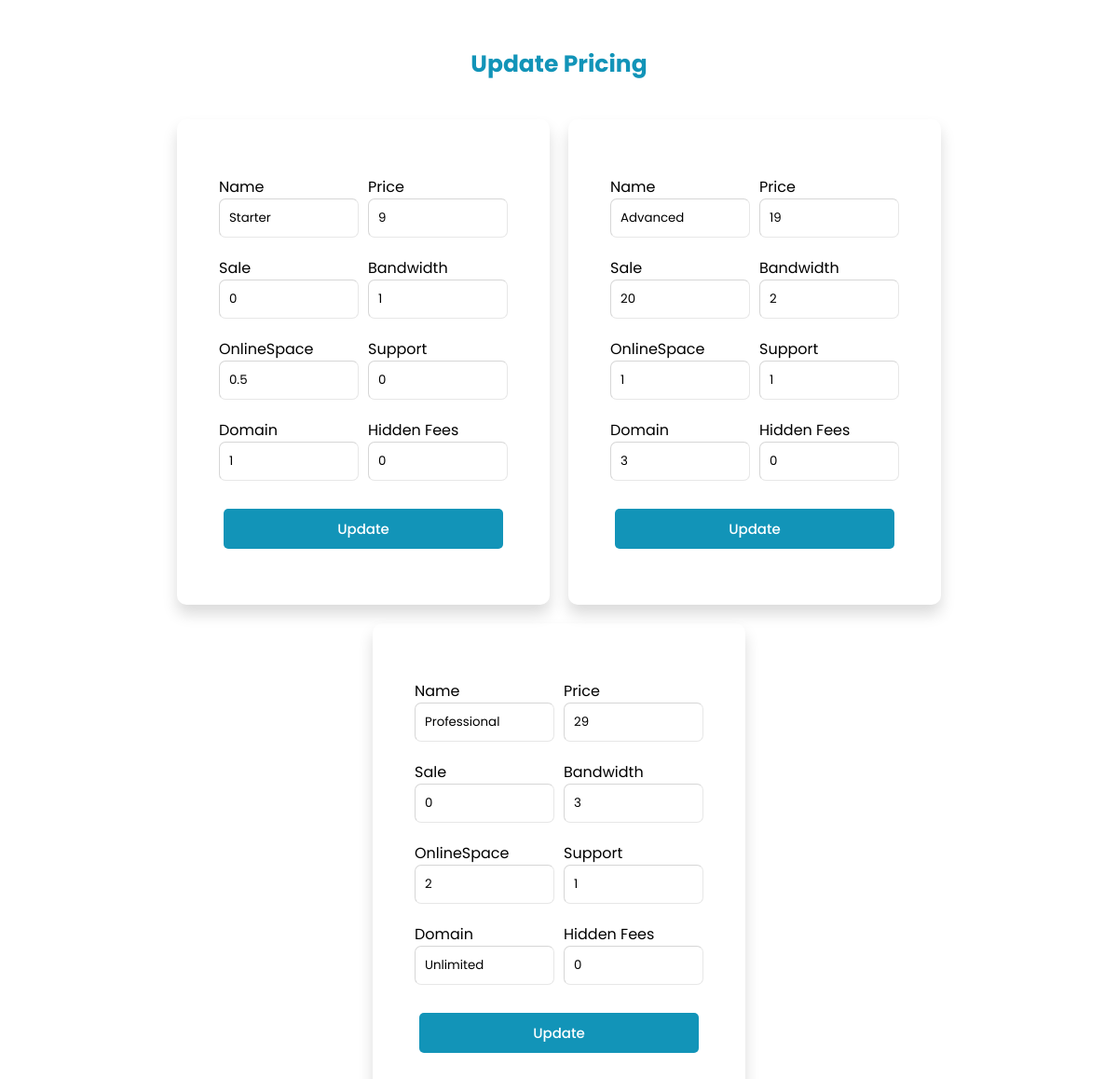
The app's page /src/update_pricing.php with its own data.
### tables this page shows
CREATE TABLE IF NOT EXISTS `pricing` (
  `id_pricing` int NOT NULL AUTO_INCREMENT,
  `name` varchar(50) NOT NULL,
  `price` float NOT NULL,
  `sale` int NOT NULL,
  `bandwidth` int NOT NULL,
  `online_space` float NOT NULL DEFAULT '0',
  `support` tinyint NOT NULL,
  `domain` varchar(50) NOT NULL,
  `hidden_fees` tinyint NOT NULL DEFAULT '0',
  PRIMARY KEY (`id_pricing`)
);

### src/db-functions.php (called while the page is built)
<?php
try
{
	$db = new PDO('mysql:host=localhost;dbname=landingpage;charset=utf8', 'root', '');
}
catch (Exception $e)
{
    die('Erreur : ' . $e->getMessage());
}
$sqlQuery = 'SELECT * FROM pricing';
$pricingsStatement = $db->prepare($sqlQuery);
$pricingsStatement->execute();
$pricings = $pricingsStatement->fetchAll();
?>

### src/update_pricing.php (the view, shortened to what this page needs)
<?php
require('db-functions.php'); ?>
<!DOCTYPE html>
<html lang="en">
<head>
    <link rel="stylesheet" href="../css/update.css">
</head>
<body>
    <section class="container">
        <form action="" methode="">
            <div class="pricing-u">
                <div class="text-pricing">
                    <h3>Update Pricing</h3>
                </div>
                <div class="cards-pricing">
        <?php
        foreach ($pricings as $pricing) { ?>
                    <div class="card-u">
                        <div class="card-u-center">
                            <div>
                                <label for="name">Name</label>
                                <input type="text" id="name" name="name" value="<?= $pricing['name']?>" required>
                            </div>
                            <div>
                                <label for="name">Price</label>
                                <input type="number" min="0" id="price" name="price" value="<?= $pricing['price']?>" required>
                            </div>
                            <div>
                                <label for="name">Sale</label>
                                <input type="number" min="0" id="sale" name="sale" value="<?= $pricing['sale'] ?>" required>
                            </div>
                            <div>
                                <label for="name">Bandwidth</label>
                                <input type="number" min="0" id="bandwidth" name="bandwidth" value="<?= $pricing['bandwidth'] ?>" required>
                            </div>
                            <div>
                                <label for="name">OnlineSpace</label>
                                <input type="number" min="0" id="onlinespace" name="onlinespace" value="<?= $pricing['online_space'] ?>" required>
                            </div>
                            <div>
                                <label for="name">Support</label>
                                <input type="number" min="0" max="1" step="1" id="support" name="support" value="<?= $pricing['support'] ?>" required>
                            </div>
                            <div>
                                <label for="name">Domain</label>
                                <input type="text" id="domain" name="domain" value="<?= $pricing['domain'] ?>" required>
                            </div>
                            <div>
                                <label for="name">Hidden Fees</label>
                                <input type="number" min="0" max="1" step="1" id="hiddenfees" name="hiddenfees" value="<?= $pricing['hidden_fees'] ?>" required>
                            </div>
                        </div>
                        <div class="button">
                            <input type="submit" Value="Update">
                        </div>
                    </div>
        <?php
        } ?>
                </div>
            </div>
        </form>
    </section>
</body>

### css/update.css (style rules this page uses)
* { box-sizing: border-box; margin: 0; padding: 0; font-family: 'Poppins'; }
.container { min-height: 100vh; padding-top: 50px; }
.pricing-u { display: flex; flex-direction: column; align-items: center; justify-content: center; gap: 40px; }
.text-pricing h3 { font-size: 25px; color: #1294b8; }
.cards-pricing { display: flex; flex-wrap: wrap; justify-content: center; gap: 20px; }
.card-u { max-width: 400px; display: flex; flex-direction: column; justify-content: center; align-items: center; gap: 20px; border-radius: 10px; padding: 60px 20px; box-shadow: 0 10px 16px rgba(0, 0, 0, 0.144); }
.card-u-center { display: flex; flex-wrap: wrap; justify-content: center; }
.card-u-center div { display: flex; flex-direction: column; margin-bottom: 10px; }
.card-u-center { display: flex; gap: 10px; }
.card-u-center input { padding: 10px; border-radius: 7px; border-width: 1px; border-color: #80808031; width: 150px; }
.card-u .button input { padding: 10px; width: 300px; font-size: 15px; font-weight: 500; border: none; border-radius: 5px; color: white; background-color: #1294b8; cursor: pointer; transition: 0.4s; }

### records on screen
pricing: name "Starter", price "9", sale "0", bandwidth "1", onlinespace "0.5", support "0", domain "1", hiddenfees "0"
pricing: name "Advanced", price "19", sale "20", bandwidth "2", onlinespace "1", support "1", domain "3", hiddenfees "0"
pricing: name "Professional", price "29", sale "0", bandwidth "3", onlinespace "2", support "1", domain "Unlimited", hiddenfees "0"
